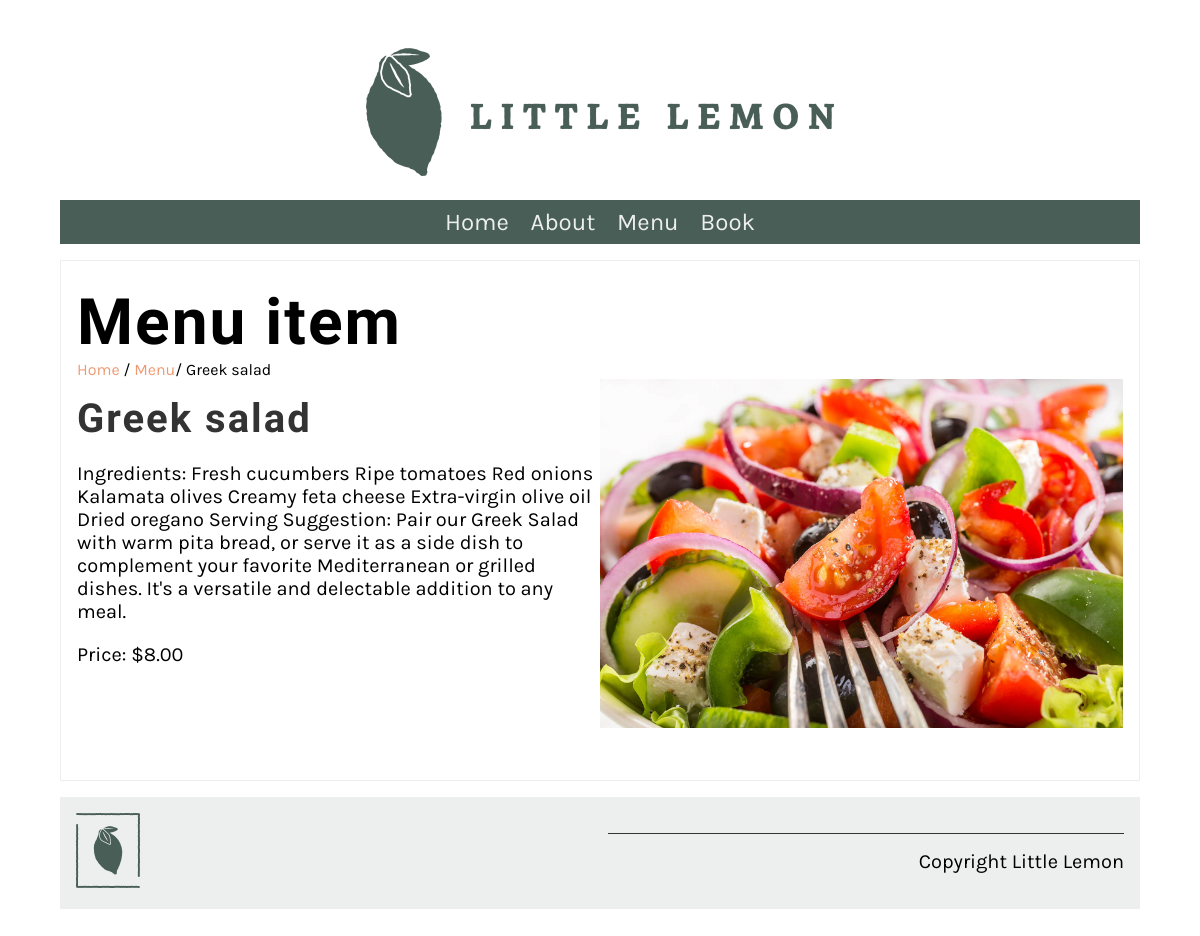
Page /menu_item/4/ on the committed database.
### restaurant/models.py (models this page shows, shortened)
class Menu(models.Model):
   name = models.CharField(max_length=200)
   price = models.IntegerField(null=False)
   menu_item_description = models.TextField(max_length=1000, default='')

### restaurant/views.py (the view)
# urls.py: path('menu_item/<int:pk>/', views.display_menu_item, name="menu_item"),
def display_menu_item(request, pk=None):
    if pk:
        menu_item = Menu.objects.get(pk=pk)
    else:
        menu_item = ""
    return render(request, 'menu_item.html', {"menu_item": menu_item})

### restaurant/templates/menu_item.html
{% extends 'base.html' %} {% load static %} {% block content %}
<section>
  <article>
    <h1>Menu item</h1>
    <span>
      <a href="{% url 'home' %}">Home</a> / <a href="{% url 'menu' %}">Menu</a>/
      {{menu_item.name}}
    </span>
    <div class="row">
      <div class="column">
        <h2>{{ menu_item.name }}</h2>
        <p>{{ menu_item.menu_item_description }}</p>
        <p>Price: ${{ menu_item.price }}.00</p>
      </div>
      <div class="column">
        <img src="/restaurant/static/img/menu_items/{{menu_item.name}}.jpg" />
      </div>
    </div>
  </article>
</section>
{% endblock %}

### restaurant/static/css/style.css (style rules this page uses)
body { font-family: 'Karla', sans-serif; margin-top: 3rem; margin-bottom: 3rem; margin-left: 5%; margin-right: 5%; }
h1, h2, h3, h4, h5, h6 { font-family: 'Markazi Text', serif; letter-spacing: 2px;; }
h1 { font-size: 4rem; margin-top: 1.5rem; margin-bottom: 0; }
h2 { font-size: 2.5rem; color: #333333; margin:1rem 0; }
p, ul { font-size: 1.25rem;; }
a { color: #EE9972; text-decoration: none; }
section { display: flex; gap: 2rem 1rem; margin-top: 1rem; margin-bottom: 1rem; flex-direction: row; }
article { flex:1; }
article img { max-width: 100%; }
main article { border: 1px solid #EDEFEE; padding-left: 1rem; padding-right: 1rem; }
.row { display: flex; flex-direction: row; width: 100%; padding-bottom: 1rem; }
.column { flex-basis: 50%; margin-bottom: 1rem; padding-bottom: 1rem; }

### rows in the picture
Menu: name "Greek salad", menu_item_description "Ingredients: Fresh cucumbers Ripe tomatoes Red onions Kalamata olives Creamy feta cheese Extra-virgin olive oil Dried oregano Serving Suggestion: Pair our Greek Salad with warm pita bread, or serve it as a side dish to complement your favorite Mediterranean or grilled dishes. It's a versatile and delectable addition to any meal.", price "8", name (picture)
